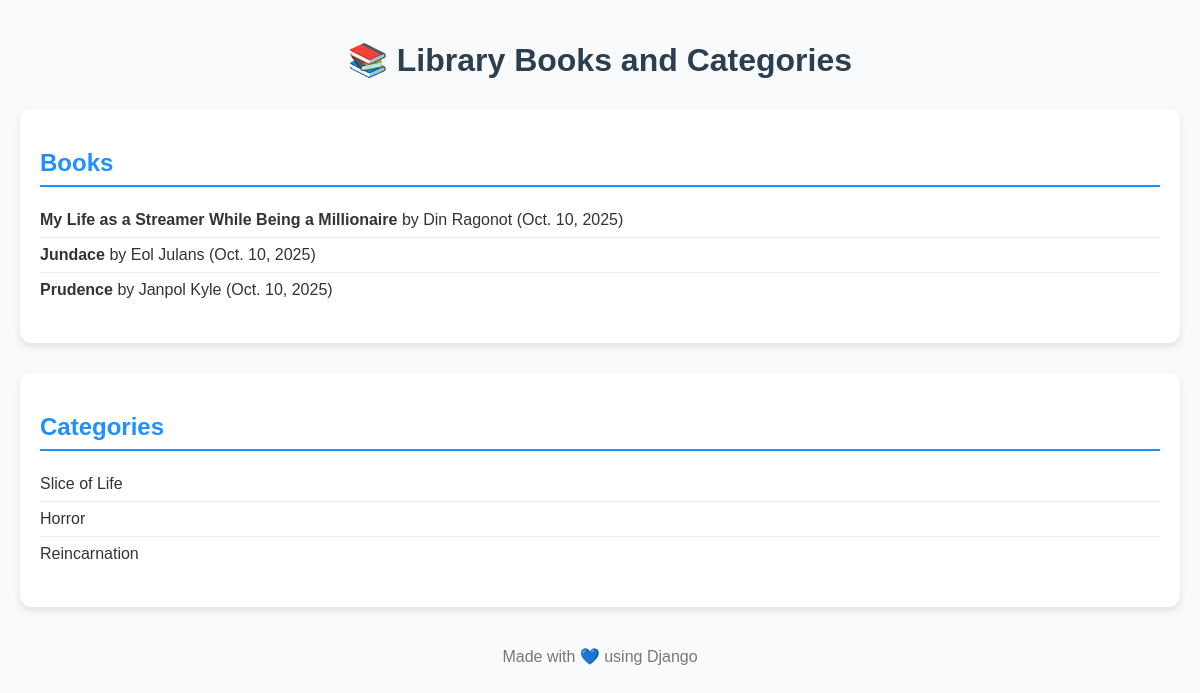
The app's page /, older data.
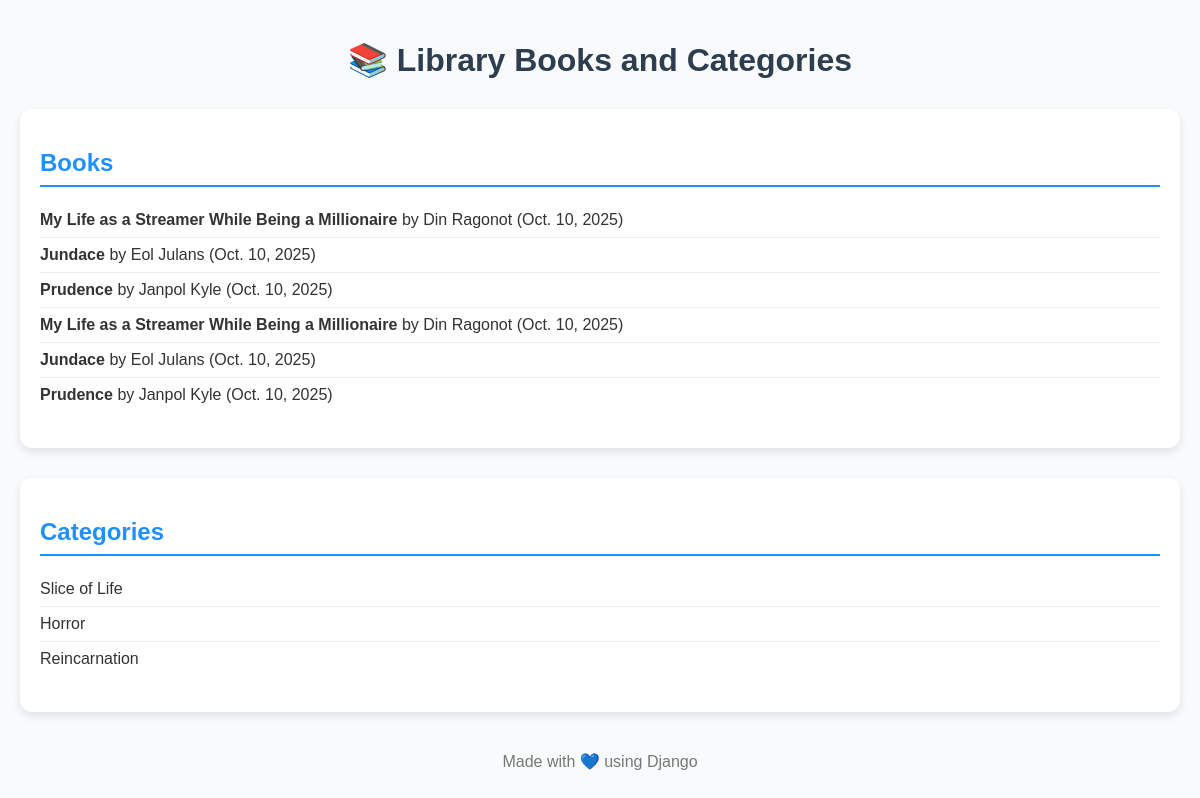
The same page, newer data.
### library/models.py (models this page shows, shortened)
class Book(models.Model):
    title = models.CharField(max_length=200)
    author = models.ForeignKey(Author, on_delete=models.CASCADE)
    categories = models.ManyToManyField(Category)
    published = models.DateField()

class Author(models.Model):
    name = models.CharField(max_length=100)

class Category(models.Model):
    name = models.CharField(max_length=100)

### library/views.py (the view)
# urls.py: path('', views.library_home, name='library_home'),
def library_home(request):
    books = Book.objects.all()
    categories = Category.objects.all()
    return render(request, 'library/home.html', {'books': books, 'categories': categories})

### library/templates/library/home.html (shortened to what this page needs)
{% load static %}
<!DOCTYPE html>
<html>
<head>
    <link rel="stylesheet" href="{% static 'library/style.css' %}">
</head>
<body>
    <h1>📚 Library Books and Categories</h1>
    <div class="section">
        <h2>Books</h2>
        <ul>
        {% for book in books %}
            <li><strong>{{ book.title }}</strong> by {{ book.author.name }} ({{ book.published }})</li>
        {% endfor %}
        </ul>
    </div>
    <div class="section">
        <h2>Categories</h2>
        <ul>
        {% for category in categories %}
            <li>{{ category.name }}</li>
        {% endfor %}
        </ul>
    </div>
    <div class="footer">
        <p>Made with 💙 using Django</p>
    </div>
</body>
</html>

Row changes from the older to the newer data that the page shows:
added Book: title "My Life as a Streamer While Being a Millionaire", author.name "Din Ragonot", published "Oct. 10, 2025"
added Book: title "Jundace", author.name "Eol Julans", published "Oct. 10, 2025"
added Book: title "Prudence", author.name "Janpol Kyle", published "Oct. 10, 2025"
